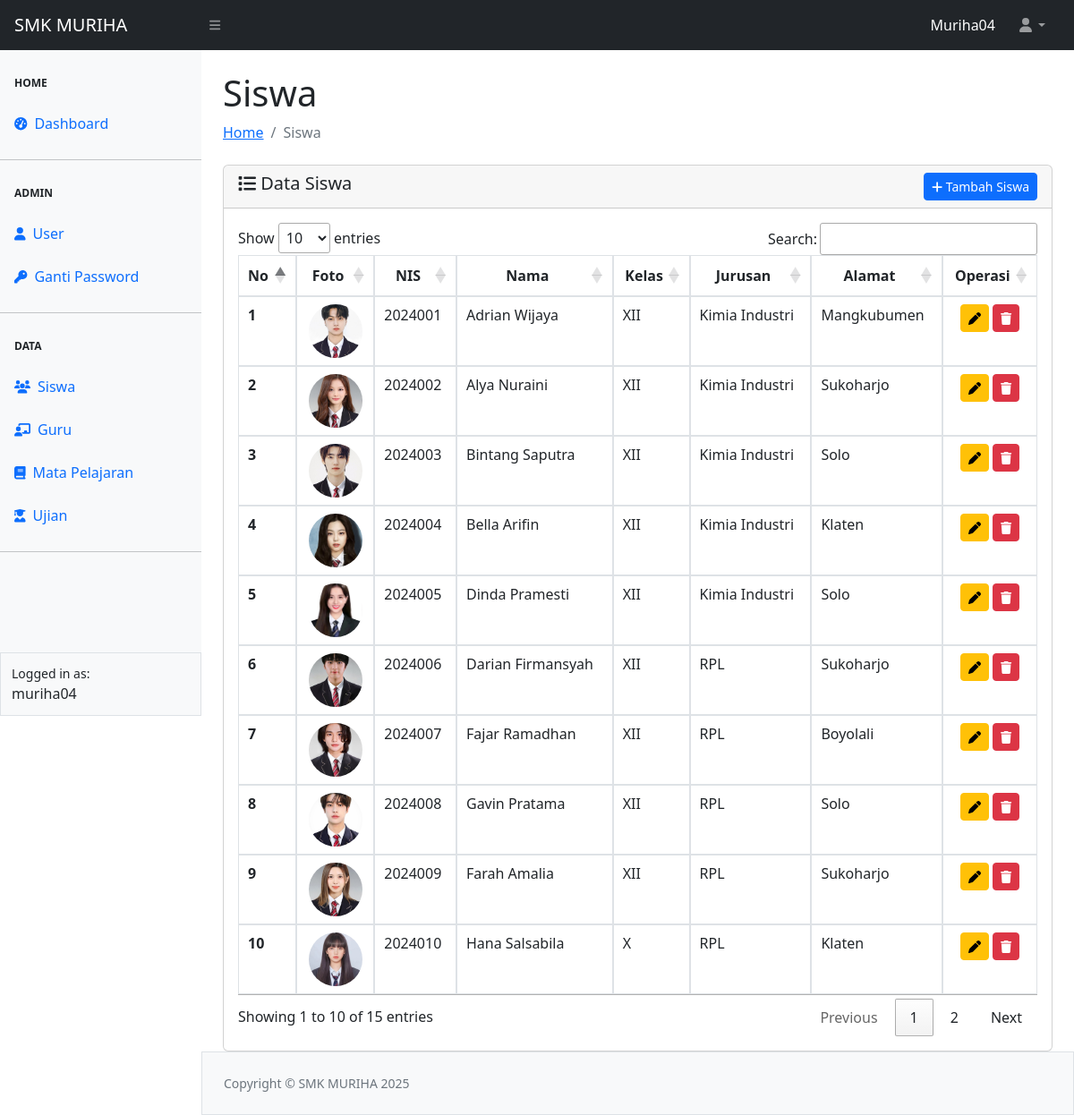
The page /siswa/siswa.php (signed in) on the database its author committed.
### tables this page shows
CREATE TABLE `tbl_siswa` (
  `nis` char(7) NOT NULL,
  `nama` varchar(100) NOT NULL,
  `alamat` varchar(128) NOT NULL,
  `kelas` varchar(3) NOT NULL,
  `jurusan` varchar(50) NOT NULL,
  `foto` varchar(50) NOT NULL
);

### config.php (called while the page is built, shortened)
<?php
$main_url = "http://localhost/sekolahsmk/";
?>

### siswa/siswa.php (the view, shortened to what this page needs)
<?php
require_once "../config.php";
require_once "../template/header.php";
require_once "../template/navbar.php";
require_once "../template/sidebar.php";
?>
<link rel="stylesheet" type="text/css" href="https://cdn.datatables.net/1.13.5/css/jquery.dataTables.min.css">
<div id="layoutSidenav_content">
    <main>
        <div class="container-fluid px-4">
            <h1 class="mt-4">Siswa</h1>
            <ol class="breadcrumb mb-4">
                <li class="breadcrumb-item"><a href="../index.php">Home</a></li>
                <li class="breadcrumb-item active">Siswa</li>
            </ol>
            <div class="card">
                <div class="card-header">
                    <span class="h5 my-2"><i class="fa-solid fa-list"></i> Data Siswa</span>
                    <a href="<?= $main_url ?>siswa/add-siswa.php" class="btn btn-sm btn-primary float-end"><i class="fa-solid fa-plus"></i> Tambah Siswa</a>
                </div>
                <div class="card-body">
                    <table id="dataSiswa" class="table table-hover table-bordered">
                        <thead>
                            <tr>
                                <th scope="col">No</th>
                                <th scope="col"><center>Foto</center></th>
                                <th scope="col"><center>NIS</center></th>
                                <th scope="col"><center>Nama</center></th>
                                <th scope="col"><center>Kelas</center></th>
                                <th scope="col"><center>Jurusan</center></th>
                                <th scope="col"><center>Alamat</center></th>
                                <th scope="col"><center>Operasi</center></th>
                            </tr>
                        </thead>
                        <tbody>
                            <?php
                            $no = 1;
                            $querySiswa = mysqli_query($koneksi, "SELECT * FROM tbl_siswa");
                            while ($data = mysqli_fetch_array($querySiswa)) { ?>
                            <tr>
                                <th scope="row"><?= $no++ ?></th>
                                <td align="center"><img src="../asset/image/<?= $data['foto']?>" class="rounded-circle" alt="foto siswa" width="60px"></td>
                                <td><?= $data['nis']?></td>
                                <td><?= $data['nama']?></td>
                                <td><?= $data['kelas']?></td>
                                <td><?= $data['jurusan']?></td>
                                <td><?= $data['alamat']?></td>
                                <td align="center">
                                    <a href="edit-siswa.php?nis=<?= $data['nis'] ?>" class="btn btn-sm btn-warning" title="Update Siswa"><i class="fa-solid fa-pen"></i></a>
                                    <a href="hapus-siswa.php?nis=<?= $data['nis'] ?>&foto=<?= $data['foto'] ?>" class="btn btn-sm btn-danger" title="Hapus Siswa" onclick="return confirm('Anda yakin akan menghapus data ini ?')"><i class="fa-solid fa-trash"></i></a>
                                </td>
                            </tr>
                            <?php } ?>
                        </tbody>
                    </table>
                </div>
            </div>
        </div>
    </main>
<?php
require_once "../template/footer.php";
?>

### siswa/siswa.php (style rules this page uses)
#dataSiswa td, #dataSiswa th { border: 1px solid #dee2e6; }
img.rounded-circle { width: 60px; height: 60px; object-fit: cover; }

### rows shown on the page
tbl_siswa: foto (picture), nis "2024001", nama "Adrian Wijaya", kelas "XII", jurusan "Kimia Industri", alamat "Mangkubumen"
tbl_siswa: foto (picture), nis "2024002", nama "Alya Nuraini", kelas "XII", jurusan "Kimia Industri", alamat "Sukoharjo"
tbl_siswa: foto (picture), nis "2024003", nama "Bintang Saputra", kelas "XII", jurusan "Kimia Industri", alamat "Solo"
tbl_siswa: foto (picture), nis "2024004", nama "Bella Arifin", kelas "XII", jurusan "Kimia Industri", alamat "Klaten"
tbl_siswa: foto (picture), nis "2024005", nama "Dinda Pramesti", kelas "XII", jurusan "Kimia Industri", alamat "Solo"
tbl_siswa: foto (picture), nis "2024006", nama "Darian Firmansyah", kelas "XII", jurusan "RPL", alamat "Sukoharjo"
tbl_siswa: foto (picture), nis "2024007", nama "Fajar Ramadhan", kelas "XII", jurusan "RPL", alamat "Boyolali"
tbl_siswa: foto (picture), nis "2024008", nama "Gavin Pratama", kelas "XII", jurusan "RPL", alamat "Solo"
tbl_siswa: foto (picture), nis "2024009", nama "Farah Amalia", kelas "XII", jurusan "RPL", alamat "Sukoharjo"
tbl_siswa: foto (picture), nis "2024010", nama "Hana Salsabila", kelas "X", jurusan "RPL", alamat "Klaten"

### other values the page prints
$_SESSION["ssUser"] "Muriha04"
$_SESSION["ssUser"] "muriha04"
